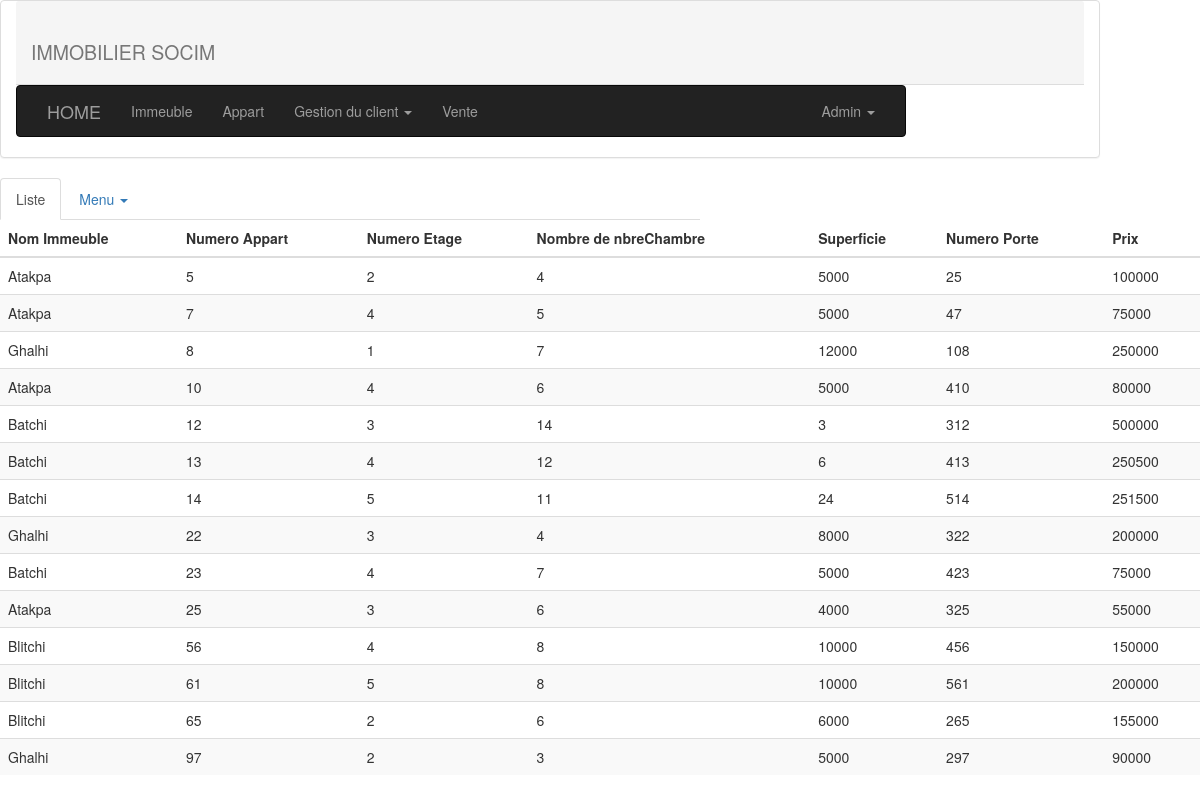
Screenshot of /formulaire/frm_ap_liste.php (signed in) with the database file from the repository.
### tables this page shows
CREATE TABLE `Appartement` (
  `numAppart` int(11) NOT NULL,
  `numEtage` int(11) NOT NULL,
  `superficie` float NOT NULL,
  `nbreChambre` int(11) NOT NULL,
  `prixPrev` float NOT NULL,
  `nomI` varchar(50) NOT NULL,
  `numerP` int(11) NOT NULL
);

### formulaire/frm_resul_ap.php (the view)
<?php
  include ("/opt/lampp/htdocs/imm/traitement/connection/conn.php");
 ?>
 <table class="table table-striped">
        <thead>
            <tr>
                <th>Nom Immeuble</th>
                <th>Numero Appart</th>
                <th>Numero Etage</th>
                <th>Nombre de nbreChambre</th>
                <th>Superficie</th>
                <th>Numero Porte</th>
                <th>Prix</th>
            </tr>
        </thead>
            <tbody>
                <tr>
                    <?php
                        $my_sql="SELECT * FROM Appartement";
                        $result=mysqli_query($link,$my_sql);
                        while ($rows=mysqli_fetch_array($result))
                        {?>
                        <tr>
                            <td> <?= $rows['nomI'] ?> </td>
                            <td> <?= $rows['numAppart'] ?> </td>
                            <td> <?= $rows['numEtage'] ?> </td>
                            <td> <?= $rows['nbreChambre'] ?> </td>
                            <td> <?= $rows['superficie'] ?> </td>
                            <td> <?= $rows['numerP'] ?> </td>
                            <td> <?= $rows['prixPrev'] ?> </td>
                        </tr>
                   <?php  }
                    ?>
                </tr>
            </tbody>
 </table>

### traitement/connection/header.php (shortened to what this page needs)
<!DOCTYPE html>
<html lang="en">
  <head>
    <link rel="stylesheet" href="https://maxcdn.bootstrapcdn.com/bootstrap/3.4.1/css/bootstrap.min.css">
    <link rel="stylesheet" href="https://cdnjs.cloudflare.com/ajax/libs/font-awesome/4.7.0/css/font-awesome.min.css">
    <link rel="stylesheet" type="text/css" href="/imm/style2.css" />
  </head>
  <div class="sty">
        <body>
                    <div class="panel panel-default col-lg-11">
                        <div class="panel-heading"><h2><small>IMMOBILIER SOCIM</small></h2></div>
                                <nav class="navbar navbar-inverse col-lg-10">
                                        <div class="container-fluid">
                                            <div class="navbar-header">
                                            <a class="navbar-brand" href="/imm/accueil.php" >HOME</a>
                                            </div>
                                                <ul class="nav navbar-nav">
                                                    <li><a href="frm_imeuble.php">Immeuble</a></li>
                                                    <li><a href="frm_appart.php">Appart</a></li>
                                                    <li>
                                                    <a class="dropdown-toggle" data-toggle="dropdown" href="#">Gestion du client
                                                            <span class="caret"></span>
                                                        </a>
                                                    </li>
                                                    <li><a href="frm_lis_vis.php">Vente</a></li>
                                                </ul>
                                                <ul class="nav navbar-nav navbar-right">
                                                        <li class="dropdown">
                                                            <a class="dropdown-toggle" data-toggle="dropdown" href="#">Admin
                                                            <span class="caret"></span></a>
                                                        </li>
                                                </ul>
                                        </div>
                                </nav>
                    </div>
        </body>
   </div>
</html>

### formulaire/frm_ap_liste.php (shortened to what this page needs)
<?php
    include ("/opt/lampp/htdocs/imm/traitement/connection/veri.php");
?>
<?php
    include ('/opt/lampp/htdocs/imm/traitement/connection/header.php');
?>
                            <ul class="nav nav-tabs col-lg-7">
                                <li class="active"><a href="#">Liste </a></li>
                                <li class="dropdown">
                                <a class="dropdown-toggle" data-toggle="dropdown" href="#">Menu
                                <span class="caret"></span></a>
                                </li>
                            </ul>
                     <?php
                         include ('/opt/lampp/htdocs/imm/formulaire/frm_resul_ap.php');
                    ?>
        </body>
</html>

### traitement/connection/header.php (style rules this page uses)
body { background: url(/imm/image/k.jpg);; background-attachment: fixed; background-size: cover; }

### formulaire/frm_ap_liste.php (style rules this page uses)
body { background: url(/imm/image/k.jpg);; background-attachment: fixed; background-size: cover; }

### rows the page displays
appartement: nomI "Atakpa", numAppart "5", numEtage "2", nbreChambre "4", superficie "5000", numerP "25", prixPrev "100000"
appartement: nomI "Atakpa", numAppart "7", numEtage "4", nbreChambre "5", superficie "5000", numerP "47", prixPrev "75000"
appartement: nomI "Ghalhi", numAppart "8", numEtage "1", nbreChambre "7", superficie "12000", numerP "108", prixPrev "250000"
appartement: nomI "Atakpa", numAppart "10", numEtage "4", nbreChambre "6", superficie "5000", numerP "410", prixPrev "80000"
appartement: nomI "Batchi", numAppart "12", numEtage "3", nbreChambre "14", superficie "3", numerP "312", prixPrev "500000"
appartement: nomI "Batchi", numAppart "13", numEtage "4", nbreChambre "12", superficie "6", numerP "413", prixPrev "250500"
appartement: nomI "Batchi", numAppart "14", numEtage "5", nbreChambre "11", superficie "24", numerP "514", prixPrev "251500"
appartement: nomI "Ghalhi", numAppart "22", numEtage "3", nbreChambre "4", superficie "8000", numerP "322", prixPrev "200000"
appartement: nomI "Batchi", numAppart "23", numEtage "4", nbreChambre "7", superficie "5000", numerP "423", prixPrev "75000"
appartement: nomI "Atakpa", numAppart "25", numEtage "3", nbreChambre "6", superficie "4000", numerP "325", prixPrev "55000"
appartement: nomI "Blitchi", numAppart "56", numEtage "4", nbreChambre "8", superficie "10000", numerP "456", prixPrev "150000"
appartement: nomI "Blitchi", numAppart "61", numEtage "5", nbreChambre "8", superficie "10000", numerP "561", prixPrev "200000"
appartement: nomI "Blitchi", numAppart "65", numEtage "2", nbreChambre "6", superficie "6000", numerP "265", prixPrev "155000"
appartement: nomI "Ghalhi", numAppart "97", numEtage "2", nbreChambre "3", superficie "5000", numerP "297", prixPrev "90000"
